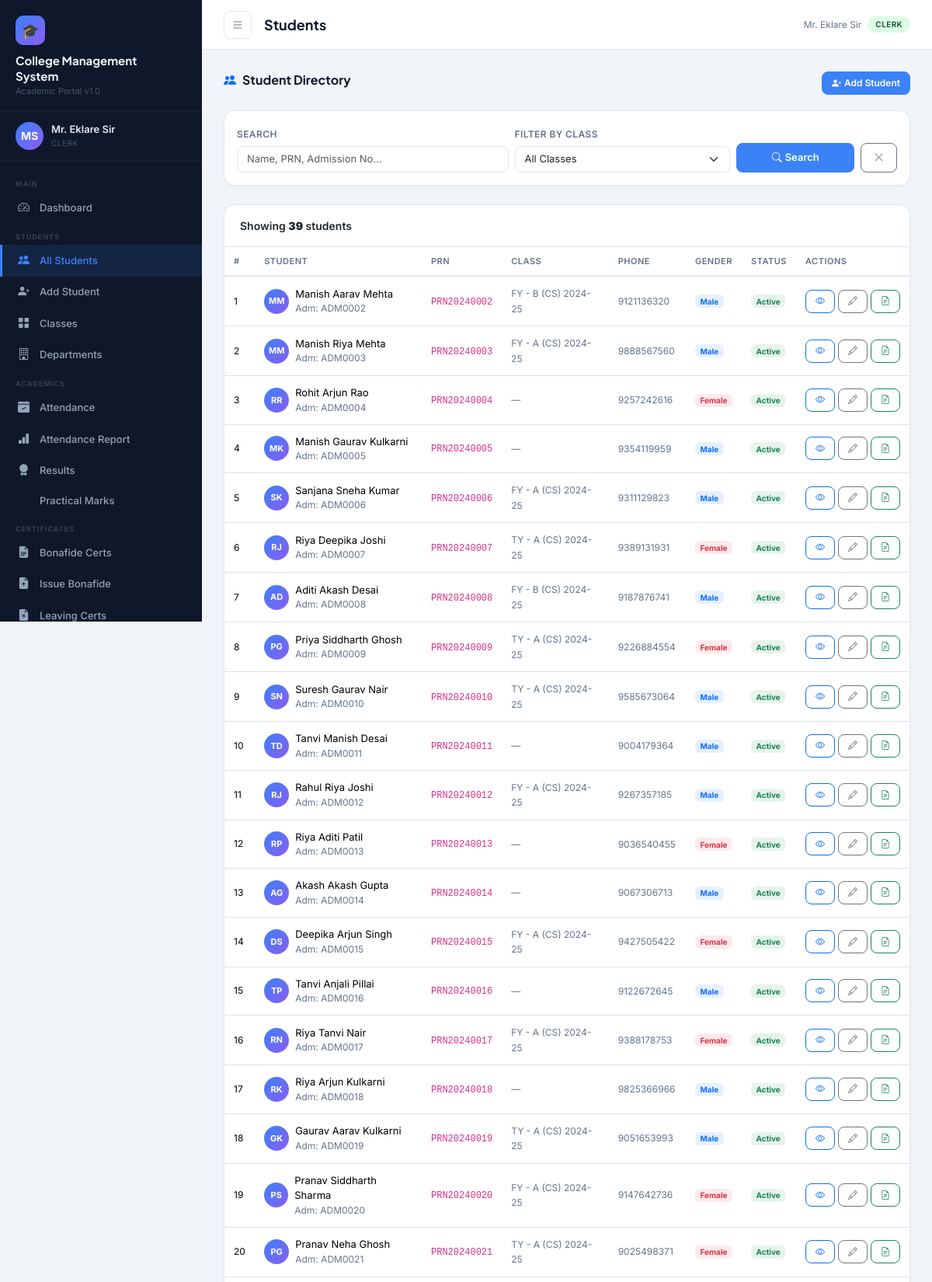
The page /students/ (signed in, upper part) on the database its author committed.
### accounts/models.py (models this page shows, shortened)
class User(AbstractUser):
    ROLE_CHOICES = [
        ('principal', 'Principal'),
        ('staff', 'Staff / Teacher'),
        ('clerk', 'Clerk'),
        ('accountant', 'Accountant'),
    ]
    role = models.CharField(max_length=20, choices=ROLE_CHOICES, default='staff')
    phone = models.CharField(max_length=15, blank=True)
    address = models.TextField(blank=True)
    profile_photo = models.ImageField(upload_to='profiles/', blank=True, null=True)
    department = models.CharField(max_length=100, blank=True)
    employee_id = models.CharField(max_length=20, unique=True, null=True, blank=True)

### students/models.py (models this page shows, shortened)
class Student(models.Model):
    GENDER_CHOICES = [('M', 'Male'), ('F', 'Female'), ('O', 'Other')]
    STATUS_CHOICES = [('active', 'Active'), ('inactive', 'Inactive'), ('passed', 'Passed Out'), ('dropped', 'Dropped')]
    prn = models.CharField(max_length=20, unique=True, verbose_name='PRN')
    first_name = models.CharField(max_length=50)
    middle_name = models.CharField(max_length=50, blank=True)
    last_name = models.CharField(max_length=50)
    gender = models.CharField(max_length=1, choices=GENDER_CHOICES)
    date_of_birth = models.DateField()
    address = models.TextField()
    phone = models.CharField(max_length=15)
    email = models.EmailField(blank=True)
    photo = models.ImageField(upload_to='students/', blank=True, null=True)
    aadhar_no = models.CharField(max_length=12, blank=True)
    caste = models.CharField(max_length=50, blank=True)
    category = models.CharField(max_length=20, blank=True)  # OBC, SC, ST, Open
    blood_group = models.CharField(max_length=5, blank=True)
    current_class = models.ForeignKey(Class, on_delete=models.SET_NULL, null=True, related_name='students')
    admission_date = models.DateField()
    admission_no = models.CharField(max_length=20, unique=True)
    status = models.CharField(max_length=10, choices=STATUS_CHOICES, default='active')
    father_name = models.CharField(max_length=100)
    father_phone = models.CharField(max_length=15, blank=True)
    father_occupation = models.CharField(max_length=100, blank=True)
    mother_name = models.CharField(max_length=100)
    mother_phone = models.CharField(max_length=15, blank=True)
    guardian_name = models.CharField(max_length=100, blank=True)
    guardian_phone = models.CharField(max_length=15, blank=True)
    guardian_relation = models.CharField(max_length=50, blank=True)
    created_at = models.DateTimeField(auto_now_add=True)
    updated_at = models.DateTimeField(auto_now=True)
    @property
    def full_name(self):
        parts = [self.first_name, self.middle_name, self.last_name]
        return ' '.join(p for p in parts if p)

class Class(models.Model):
    name = models.CharField(max_length=50)  # e.g., FY, SY, TY
    division = models.CharField(max_length=5)  # A, B, C
    department = models.ForeignKey(Department, on_delete=models.CASCADE, related_name='classes')
    academic_year = models.CharField(max_length=10)  # e.g., 2024-25
    class_teacher = models.CharField(max_length=100, blank=True)
    class Meta:
        unique_together = ['name', 'division', 'department', 'academic_year']
        verbose_name_plural = 'Classes'
    def __str__(self):
        return f"{self.name} - {self.division} ({self.department.code}) {self.academic_year}"

class Department(models.Model):
    name = models.CharField(max_length=100)
    code = models.CharField(max_length=10, unique=True)
    head = models.CharField(max_length=100, blank=True)

### students/views.py (the view)
# urls.py: path('', views.student_list, name='student_list'),
@login_required
def student_list(request):
    students = Student.objects.select_related('current_class__department').filter(status='active')
    class_filter = request.GET.get('class')
    search = request.GET.get('q')
    if class_filter:
        students = students.filter(current_class_id=class_filter)
    if search:
        students = students.filter(
            Q(first_name__icontains=search) | Q(last_name__icontains=search) |
            Q(prn__icontains=search) | Q(admission_no__icontains=search)
        )
    classes = Class.objects.all()
    return render(request, 'students/student_list.html', {
        'students': students, 'classes': classes,
        'class_filter': class_filter, 'search': search
    })

### templates/students/student_list.html (shortened to what this page needs)
{% extends 'base.html' %}
{% block page_title %}Students{% endblock %}
{% block content %}
<div class="section-header">
  <h5><i class="bi bi-people-fill text-primary me-2"></i>Student Directory</h5>
  {% if request.user.role == 'principal' or request.user.role == 'clerk' %}
  <a href="{% url 'student_add' %}" class="btn btn-primary btn-sm">
    <i class="bi bi-person-plus-fill me-1"></i>Add Student
  </a>
  {% endif %}
</div>
<div class="card mb-4">
  <div class="card-body p-3">
    <form method="get" class="row g-2 align-items-end">
      <div class="col-md-5">
        <label class="form-label">Search</label>
        <input type="text" name="q" class="form-control" placeholder="Name, PRN, Admission No..." value="{{ search|default:'' }}"/>
      </div>
      <div class="col-md-4">
        <label class="form-label">Filter by Class</label>
        <select name="class" class="form-select">
          <option value="">All Classes</option>
        </select>
      </div>
      <div class="col-md-3 d-flex gap-2">
        <button type="submit" class="btn btn-primary flex-fill"><i class="bi bi-search me-1"></i>Search</button>
        <a href="{% url 'student_list' %}" class="btn btn-outline-secondary"><i class="bi bi-x-lg"></i></a>
      </div>
    </form>
  </div>
</div>
<div class="card">
  <div class="card-header d-flex align-items-center justify-content-between">
    <span>Showing <strong>{{ students.count }}</strong> students</span>
  </div>
  <div class="card-body p-0">
    <div class="table-responsive">
      <table class="table table-hover mb-0">
        <thead>
          <tr>
            <th>#</th>
            <th>Student</th>
            <th>PRN</th>
            <th>Class</th>
            <th>Phone</th>
            <th>Gender</th>
            <th>Status</th>
            <th>Actions</th>
          </tr>
        </thead>
        <tbody>
          {% for student in students %}
          <tr>
            <td class="text-muted-sm">{{ forloop.counter }}</td>
            <td>
              <div class="d-flex align-items-center gap-2">
                {% if student.photo %}
                  <img src="{{ student.photo.url }}" class="avatar-sm" alt="">
                {% else %}
                  <span class="avatar-initials" style="font-size:11px;">{{ student.first_name|first }}{{ student.last_name|first }}</span>
                {% endif %}
                <div>
                  <div class="fw-600" style="font-size:13px;">{{ student.full_name }}</div>
                  <div class="text-muted-sm">Adm: {{ student.admission_no }}</div>
                </div>
              </div>
            </td>
            <td><code style="font-size:12px;">{{ student.prn }}</code></td>
            <td><span class="text-muted-sm">{{ student.current_class|default:"—" }}</span></td>
            <td><span class="text-muted-sm">{{ student.phone }}</span></td>
            <td>
              <span class="badge bg-{% if student.gender == 'M' %}primary{% elif student.gender == 'F' %}danger{% else %}secondary{% endif %} bg-opacity-10 text-{% if student.gender == 'M' %}primary{% elif student.gender == 'F' %}danger{% else %}secondary{% endif %}" style="font-size:10px;">
                {{ student.get_gender_display }}
              </span>
            </td>
            <td>
              <span class="badge bg-{% if student.status == 'active' %}success{% else %}secondary{% endif %} bg-opacity-10 text-{% if student.status == 'active' %}success{% else %}secondary{% endif %}" style="font-size:10px;">
                {{ student.get_status_display }}
              </span>
            </td>
            <td>
              <div class="d-flex gap-1">
                <a href="{% url 'student_detail' student.pk %}" class="btn btn-sm btn-outline-primary" title="View"><i class="bi bi-eye"></i></a>
                {% if request.user.role == 'principal' or request.user.role == 'clerk' %}
                <a href="{% url 'student_edit' student.pk %}" class="btn btn-sm btn-outline-secondary" title="Edit"><i class="bi bi-pencil"></i></a>
                <a href="{% url 'issue_bonafide' %}?student={{ student.pk }}" class="btn btn-sm btn-outline-success" title="Bonafide"><i class="bi bi-file-earmark-text"></i></a>
                {% endif %}
              </div>
            </td>
          </tr>
          {% endfor %}
        </tbody>
      </table>
    </div>
  </div>
</div>
{% endblock %}

### templates/base.html (shortened to what this page needs)
{% load static %}
<!DOCTYPE html>
<html lang="en">
<head>
  <link href="https://cdn.jsdelivr.net/npm/bootstrap@5.3.2/dist/css/bootstrap.min.css" rel="stylesheet"/>
  <link href="https://cdn.jsdelivr.net/npm/bootstrap-icons@1.11.3/font/bootstrap-icons.css" rel="stylesheet"/>
<link rel="stylesheet"
href="https://cdnjs.cloudflare.com/ajax/libs/cropperjs/1.6.1/cropper.min.css"/>
</head>
<body>
<aside class="sidebar" id="sidebar">
  <div class="sidebar-brand">
    <div class="logo-icon">🎓</div>
    <div class="college-name">College Management<br>System</div>
    <div class="college-subtitle">Academic Portal v1.0</div>
  </div>
  <div class="sidebar-user">
    {% if request.user.profile_photo %}
    <img src="{{ request.user.profile_photo.url }}"
         class="avatar"
         style="object-fit:cover;">
{% else %}
    <div class="avatar">
        {{ request.user.first_name|first|upper }}{{ request.user.last_name|first|upper }}
    </div>
{% endif %}
    <div class="user-info">
      <div class="name">{{ request.user.get_full_name|default:request.user.username }}</div>
      <div class="role">{{ request.user.get_role_display }}</div>
    </div>
  </div>
  <nav class="sidebar-nav">
    <div class="nav-section-label">Main</div>
    <div class="nav-item">
      <a href="{% url 'dashboard' %}" class="{% if request.resolver_match.url_name == 'dashboard' %}active{% endif %}">
        <i class="bi bi-speedometer2"></i> Dashboard
      </a>
    </div>
    <div class="nav-section-label">Students</div>
    <div class="nav-item">
      <a href="{% url 'student_list' %}" class="{% if 'student' in request.resolver_match.url_name %}active{% endif %}">
        <i class="bi bi-people-fill"></i> All Students
      </a>
    </div>
    {% if request.user.role in 'principal,clerk' %}
    <div class="nav-item">
      <a href="{% url 'student_add' %}"><i class="bi bi-person-plus-fill"></i> Add Student</a>
    </div>
    {% endif %}
    <div class="nav-item">
      <a href="{% url 'class_list' %}"><i class="bi bi-grid-fill"></i> Classes</a>
    </div>
    <div class="nav-item">
      <a href="{% url 'department_list' %}"><i class="bi bi-building"></i> Departments</a>
    </div>
    <div class="nav-section-label">Academics</div>
    <div class="nav-item">
      <a href="{% url 'attendance_dashboard' %}" class="{% if 'attendance' in request.resolver_match.url_name %}active{% endif %}">
        <i class="bi bi-calendar-check-fill"></i> Attendance
      </a>
    </div>
    <div class="nav-item">
      <a href="{% url 'attendance_report' %}"><i class="bi bi-bar-chart-fill"></i> Attendance Report</a>
    </div>
    <div class="nav-item">
      <a href="{% url 'results_dashboard' %}" class="{% if 'result' in request.resolver_match.url_name or 'exam' in request.resolver_match.url_name %}active{% endif %}">
        <i class="bi bi-award-fill"></i> Results
      </a>
    </div>
    <div class="nav-item">
      <a href="{% url 'practical_marks' %}"> Practical Marks</a>
    </div>
    {% if request.user.role == 'principal' or request.user.role == 'clerk' %}
    <div class="nav-section-label">Certificates</div>
    <div class="nav-item">
      <a href="{% url 'bonafide_list' %}" class="{% if 'bonafide' in request.resolver_match.url_name %}active{% endif %}">
        <i class="bi bi-file-earmark-text-fill"></i> Bonafide Certs
      </a>
    </div>
    <div class="nav-item">
      <a href="{% url 'issue_bonafide' %}"><i class="bi bi-file-earmark-plus-fill"></i> Issue Bonafide</a>
    </div>
    <div class="nav-item">
      <a href="{% url 'leaving_cert_list' %}"><i class="bi bi-file-earmark-x-fill"></i> Leaving Certs</a>
    </div>
    {% endif %}
  </nav>
</aside>
<div class="main-wrap">
  <div class="topbar">
    <button class="btn-icon sidebar-toggle" onclick="document.getElementById('sidebar').classList.toggle('open')">
      <i class="bi bi-list"></i>
    </button>
    <div class="page-title">{% block page_title %}Dashboard{% endblock %}</div>
    <div class="d-flex align-items-center gap-2">
      <span class="text-muted-sm d-none d-md-inline">{{ request.user.get_full_name|default:request.user.username }}</span>
      <span class="badge-role badge-{{ request.user.role }}">{{ request.user.get_role_display }}</span>
    </div>
  </div>
  <div class="main-content">
    {% block content %}{% endblock %}
  </div>
</div>
</body>
</html>

### rows shown on the page
User: user.first_name|first "M", user.last_name|first "S", user.get_full_name "Mr. Eklare Sir", user.role "CLERK"
Student: first_name|first "M", last_name|first "M", full_name "Manish Aarav Mehta", admission_no "ADM0002", prn "PRN20240002", current_class "FY - B (CS) 2024-25", phone "9121136320", gender "Male", status "Active"
Student: first_name|first "M", last_name|first "M", full_name "Manish Riya Mehta", admission_no "ADM0003", prn "PRN20240003", current_class "FY - A (CS) 2024-25", phone "9888567560", gender "Male", status "Active"
Student: first_name|first "R", last_name|first "R", full_name "Rohit Arjun Rao", admission_no "ADM0004", prn "PRN20240004", current_class "—", phone "9257242616", gender "Female", status "Active"
Student: first_name|first "M", last_name|first "K", full_name "Manish Gaurav Kulkarni", admission_no "ADM0005", prn "PRN20240005", current_class "—", phone "9354119959", gender "Male", status "Active"
Student: first_name|first "S", last_name|first "K", full_name "Sanjana Sneha Kumar", admission_no "ADM0006", prn "PRN20240006", current_class "FY - A (CS) 2024-25", phone "9311129823", gender "Male", status "Active"
Student: first_name|first "R", last_name|first "J", full_name "Riya Deepika Joshi", admission_no "ADM0007", prn "PRN20240007", current_class "TY - A (CS) 2024-25", phone "9389131931", gender "Female", status "Active"
Student: first_name|first "A", last_name|first "D", full_name "Aditi Akash Desai", admission_no "ADM0008", prn "PRN20240008", current_class "FY - B (CS) 2024-25", phone "9187876741", gender "Male", status "Active"
Student: first_name|first "P", last_name|first "G", full_name "Priya Siddharth Ghosh", admission_no "ADM0009", prn "PRN20240009", current_class "TY - A (CS) 2024-25", phone "9226884554", gender "Female", status "Active"
Student: first_name|first "S", last_name|first "N", full_name "Suresh Gaurav Nair", admission_no "ADM0010", prn "PRN20240010", current_class "TY - A (CS) 2024-25", phone "9585673064", gender "Male", status "Active"
Student: first_name|first "T", last_name|first "D", full_name "Tanvi Manish Desai", admission_no "ADM0011", prn "PRN20240011", current_class "—", phone "9004179364", gender "Male", status "Active"
Student: first_name|first "R", last_name|first "J", full_name "Rahul Riya Joshi", admission_no "ADM0012", prn "PRN20240012", current_class "FY - A (CS) 2024-25", phone "9267357185", gender "Male", status "Active"
Student: first_name|first "R", last_name|first "P", full_name "Riya Aditi Patil", admission_no "ADM0013", prn "PRN20240013", current_class "—", phone "9036540455", gender "Female", status "Active"
Student: first_name|first "A", last_name|first "G", full_name "Akash Akash Gupta", admission_no "ADM0014", prn "PRN20240014", current_class "—", phone "9067306713", gender "Male", status "Active"
Student: first_name|first "D", last_name|first "S", full_name "Deepika Arjun Singh", admission_no "ADM0015", prn "PRN20240015", current_class "FY - A (CS) 2024-25", phone "9427505422", gender "Female", status "Active"
Student: first_name|first "T", last_name|first "P", full_name "Tanvi Anjali Pillai", admission_no "ADM0016", prn "PRN20240016", current_class "—", phone "9122672645", gender "Male", status "Active"
Student: first_name|first "R", last_name|first "N", full_name "Riya Tanvi Nair", admission_no "ADM0017", prn "PRN20240017", current_class "FY - A (CS) 2024-25", phone "9388178753", gender "Female", status "Active"
Student: first_name|first "R", last_name|first "K", full_name "Riya Arjun Kulkarni", admission_no "ADM0018", prn "PRN20240018", current_class "—", phone "9825366966", gender "Male", status "Active"
Student: first_name|first "G", last_name|first "K", full_name "Gaurav Aarav Kulkarni", admission_no "ADM0019", prn "PRN20240019", current_class "TY - A (CS) 2024-25", phone "9051653993", gender "Male", status "Active"
Student: first_name|first "P", last_name|first "S", full_name "Pranav Siddharth Sharma", admission_no "ADM0020", prn "PRN20240020", current_class "FY - A (CS) 2024-25", phone "9147642736", gender "Female", status "Active"
Student: first_name|first "P", last_name|first "G", full_name "Pranav Neha Ghosh", admission_no "ADM0021", prn "PRN20240021", current_class "TY - A (CS) 2024-25", phone "9025498371", gender "Female", status "Active"

### other values the page prints
{{ students.count }} "39"
